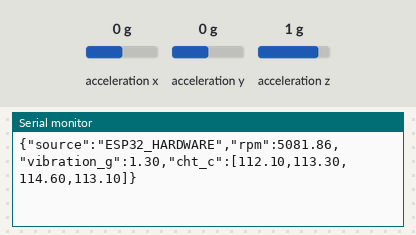
The sketch below on a simulated ESP32. Shown: the last lines printed to the serial monitor. Wiring (inferred from the names in the program): MPU-6050 motion sensor at I2C address 0x68. The inputs (shaded band) are chosen by the test bench; at power-on: acceleration x 0 g, acceleration y 0 g, acceleration z 1 g.

Above: at 1.3 s.
1.4 s: acceleration x set to -1.4 g
At 1.41 s:
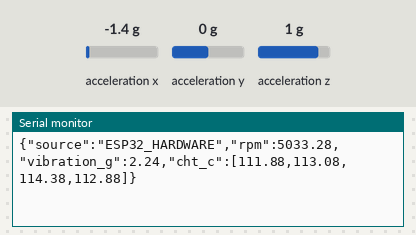
2.9 s: acceleration y set to -1.4 g
At 2.93 s:
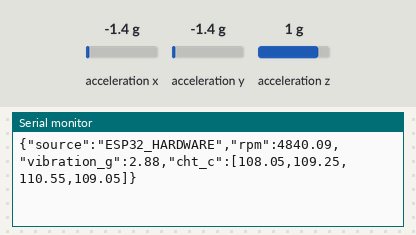
4.4 s: acceleration z set to -1.4 g
At 4.44 s:
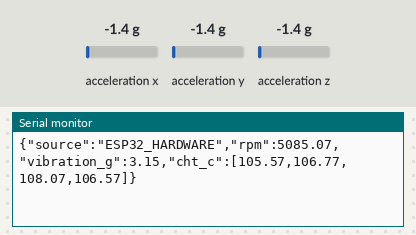
Timing chart, 0 to 7.4 s (numbered marks = the images above; inputs shaded):
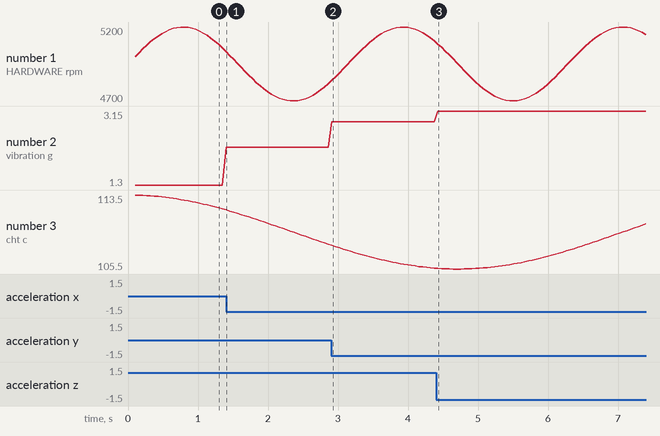

Measured:
- after the input at 1.4 s, the serial monitor: prints a new line at once (image 1)
- plotted number 2: 1.3 → 2.24 after the input at 1.4 s

The sketch:

arduino_esp32_firmware.ino
```cpp
/**
 * @file arduino_esp32_firmware.ino
 * @brief ESP32 / Arduino Hardware Ingestion Firmware for Aero Digital Twin
 * Connects MPU6050 (Vibration) + Thermocouple + BLDC RPM sensor
 * Streams JSON telemetry over USB Serial (115200 baud) or Wi-Fi to Laptop
 */

#include <Wire.h>

const int MPU_ADDR = 0x68;
int16_t AcX, AcY, AcZ;

void setup() {
  Serial.begin(115200);
  Wire.begin();

  // Wake up MPU6050
  Wire.beginTransmission(MPU_ADDR);
  Wire.write(0x6B);
  Wire.write(0);
  Wire.endTransmission(true);

  delay(100);
  Serial.println("[ESP32/ARDUINO] Hardware Edge Node Initialized.");
}

void loop() {
  // 1. Read MPU6050 Real Physical Vibration
  Wire.beginTransmission(MPU_ADDR);
  Wire.write(0x3B);
  Wire.endTransmission(false);
  Wire.requestFrom(MPU_ADDR, 6, true);

  AcX = Wire.read() << 8 | Wire.read();
  AcY = Wire.read() << 8 | Wire.read();
  AcZ = Wire.read() << 8 | Wire.read();

  float ax = AcX / 16384.0;
  float ay = AcY / 16384.0;
  float az = AcZ / 16384.0;
  float raw_vib = sqrt(ax * ax + ay * ay + az * az);
  float vibration_g = max(0.85, raw_vib * 1.3);

  // 2. Simulated/Measured BLDC RPM & Temp
  float rpm = 4950.0 + (sin(millis() / 500.0) * 250.0);
  float temp_c = 109.5 + (cos(millis() / 1500.0) * 4.0);

  // 3. Print JSON Telemetry Frame to Serial
  Serial.print("{\"source\":\"ESP32_HARDWARE\",\"rpm\":");
  Serial.print(rpm);
  Serial.print(",\"vibration_g\":");
  Serial.print(vibration_g);
  Serial.print(",\"cht_c\":[");
  Serial.print(temp_c); Serial.print(",");
  Serial.print(temp_c + 1.2); Serial.print(",");
  Serial.print(temp_c + 2.5); Serial.print(",");
  Serial.print(temp_c + 1.0);
  Serial.println("]}");

  delay(50); // 20 Hz
}
```
